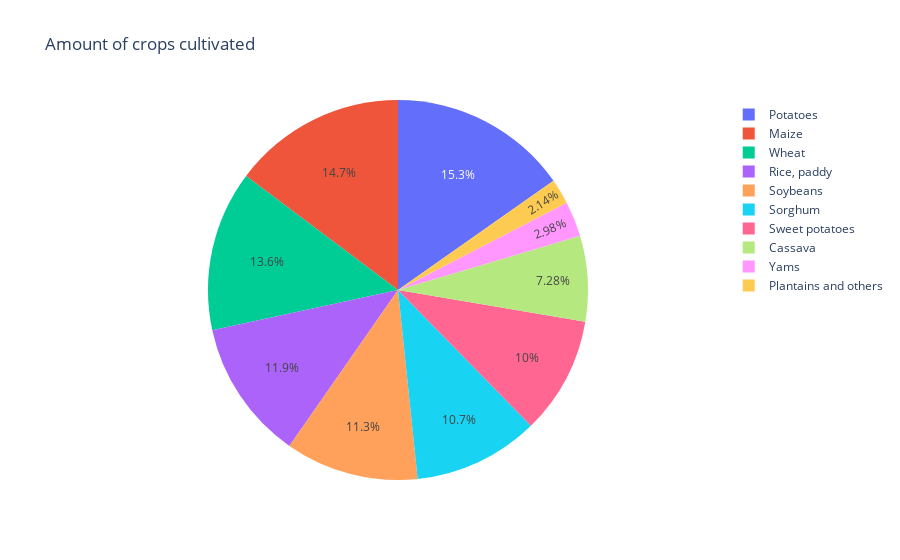

This figure's notebook cell:
### Code cell
# Plotting a pie chart illustrating the amount of crops cultivated 
px.pie(crops, names="CROPS", values="AMOUNT", color="CROPS", title="Amount of crops cultivated")

### Figure 1 — Plotly figure (JSON) as saved in the notebook; plotly's stock layout.template omitted (floating-point values rounded to 4 significant figures)
{"data": [{"customdata": [["Potatoes"], ["Maize"], ["Wheat"], ["Rice, paddy"], ["Soybeans"], ["Sorghum"], ["Sweet potatoes"], ["Cassava"], ["Yams"], ["Plantains and others"]], "domain": {"x": [0, 1], "y": [0, 1]}, "hovertemplate": "CROPS=%{customdata[0]}<br>AMOUNT=%{value}<extra></extra>", "labels": ["Potatoes", "Maize", "Wheat", "Rice, paddy", "Soybeans", "Sorghum", "Sweet potatoes", "Cassava", "Yams", "Plantains and others"], "legendgroup": "", "marker": {"colors": ["#636efa", "#EF553B", "#00cc96", "#ab63fa", "#FFA15A", "#19d3f3", "#FF6692", "#B6E880", "#FF97FF", "#FECB52"]}, "name": "", "showlegend": true, "type": "pie", "values": [3956, 3824, 3539, 3091, 2940, 2770, 2593, 1889, 774, 556]}], "layout": {"legend": {"tracegroupgap": 0}, "title": {"text": "Amount of crops cultivated"}}}
